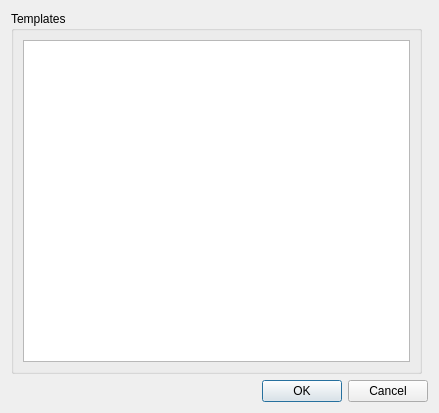
<?xml version="1.0" encoding="UTF-8"?>
<ui version="4.0">
 <class>TemplateChooser</class>
 <widget class="QDialog" name="TemplateChooser">
  <property name="geometry">
   <rect>
    <x>0</x>
    <y>0</y>
    <width>439</width>
    <height>413</height>
   </rect>
  </property>
  <property name="windowTitle">
   <string>Dialog</string>
  </property>
  <layout class="QVBoxLayout" name="verticalLayout">
   <item>
    <layout class="QHBoxLayout" name="horizontalLayout">
     <item>
      <widget class="QGroupBox" name="templateGroup">
       <property name="title">
        <string>Templates</string>
       </property>
       <layout class="QVBoxLayout" name="verticalLayout_2">
        <item>
         <widget class="QListWidget" name="templateList"/>
        </item>
       </layout>
      </widget>
     </item>
     <item>
      <widget class="QWidget" name="widget" native="true"/>
     </item>
    </layout>
   </item>
   <item>
    <widget class="QDialogButtonBox" name="buttonBox">
     <property name="orientation">
      <enum>Qt::Horizontal</enum>
     </property>
     <property name="standardButtons">
      <set>QDialogButtonBox::Cancel|QDialogButtonBox::Ok</set>
     </property>
    </widget>
   </item>
  </layout>
 </widget>
 <resources/>
 <connections>
  <connection>
   <sender>buttonBox</sender>
   <signal>accepted()</signal>
   <receiver>TemplateChooser</receiver>
   <slot>accept()</slot>
   <hints>
    <hint type="sourcelabel">
     <x>248</x>
     <y>254</y>
    </hint>
    <hint type="destinationlabel">
     <x>157</x>
     <y>274</y>
    </hint>
   </hints>
  </connection>
  <connection>
   <sender>buttonBox</sender>
   <signal>rejected()</signal>
   <receiver>TemplateChooser</receiver>
   <slot>reject()</slot>
   <hints>
    <hint type="sourcelabel">
     <x>316</x>
     <y>260</y>
    </hint>
    <hint type="destinationlabel">
     <x>286</x>
     <y>274</y>
    </hint>
   </hints>
  </connection>
 </connections>
</ui>
